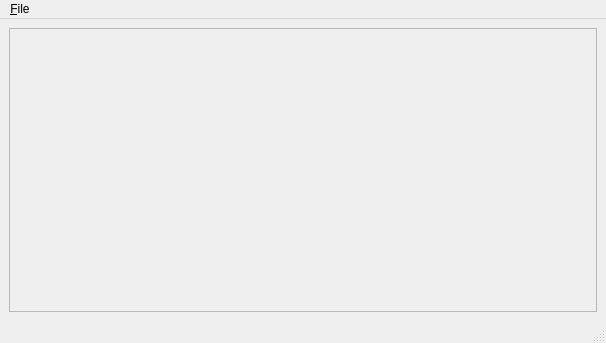
<?xml version="1.0" encoding="UTF-8"?>
<ui version="4.0">
 <class>mdtDeviceWindow</class>
 <widget class="QMainWindow" name="mdtDeviceWindow">
  <property name="geometry">
   <rect>
    <x>0</x>
    <y>0</y>
    <width>606</width>
    <height>343</height>
   </rect>
  </property>
  <property name="windowTitle">
   <string>MainWindow</string>
  </property>
  <widget class="QWidget" name="centralwidget">
   <layout class="QVBoxLayout" name="verticalLayout">
    <item>
     <widget class="QScrollArea" name="saIos">
      <property name="widgetResizable">
       <bool>true</bool>
      </property>
      <widget class="QWidget" name="scrollAreaWidgetContents">
       <property name="geometry">
        <rect>
         <x>0</x>
         <y>0</y>
         <width>592</width>
         <height>284</height>
        </rect>
       </property>
      </widget>
     </widget>
    </item>
   </layout>
  </widget>
  <widget class="QMenuBar" name="menubar">
   <property name="geometry">
    <rect>
     <x>0</x>
     <y>0</y>
     <width>606</width>
     <height>23</height>
    </rect>
   </property>
   <widget class="QMenu" name="menu_File">
    <property name="title">
     <string>&amp;File</string>
    </property>
    <addaction name="action_Quit"/>
   </widget>
   <addaction name="menu_File"/>
  </widget>
  <widget class="QStatusBar" name="statusbar"/>
  <action name="action_Quit">
   <property name="text">
    <string>&amp;Quit</string>
   </property>
  </action>
 </widget>
 <resources/>
 <connections/>
</ui>
